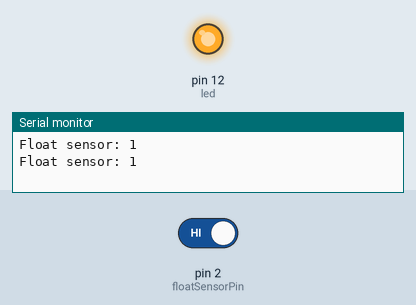
Recording of a sketch running on a simulated Arduino Uno, built with avr-gcc and run on an emulated ATmega328P. On the bench: output pins drawn as LEDs (lit = HIGH), the last lines printed to the serial monitor. Inputs (shaded band) come from the test bench; at power-on: pin 2 (floatSensorPin) HIGH.

Above: at 3.0 s.
3.1 s: pin 2 (floatSensorPin) driven LOW
At 5.2 s:
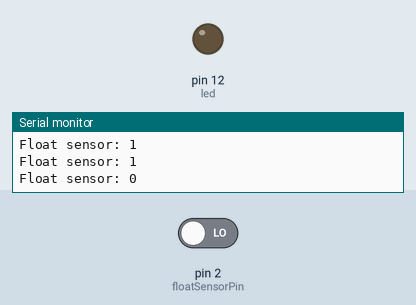
5.8 s: pin 2 (floatSensorPin) driven HIGH
At 6.9 s:
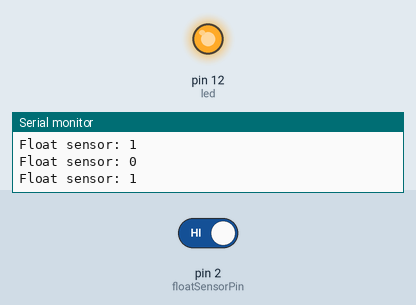
Timing chart, 0 to 8.8 s (numbered marks = the images above; inputs shaded):
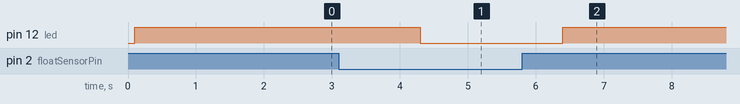

Measured:
- after the input at 3.1 s, pin 12 (led): HIGH → LOW after 1.2 s
- after the input at 5.8 s, pin 12 (led): LOW → HIGH after 0.60 s

The sketch:

Float_sensor.ino
```cpp
/*
Student: Michael Moloney
Class: CSC 4110 Embedded Systems
Instructor: Michael Weeks
*/

//modified from Professor Weeks' code

int led=12;
const int floatSensorPin = 2;

void setup() {
      pinMode (led, OUTPUT);
      Serial.begin(9600);
      // Make the floatSensorPin an input pin.
      pinMode(floatSensorPin, INPUT);
}

void loop()
{
      digitalWrite(floatSensorPin, HIGH);
      delay(100);
      Serial.print("Float sensor: ");
      Serial.println(digitalRead(floatSensorPin));
      if(digitalRead(floatSensorPin)!=0)
        digitalWrite(led, HIGH);
      else
        digitalWrite(led, LOW);
      delay(2000);
}
```
